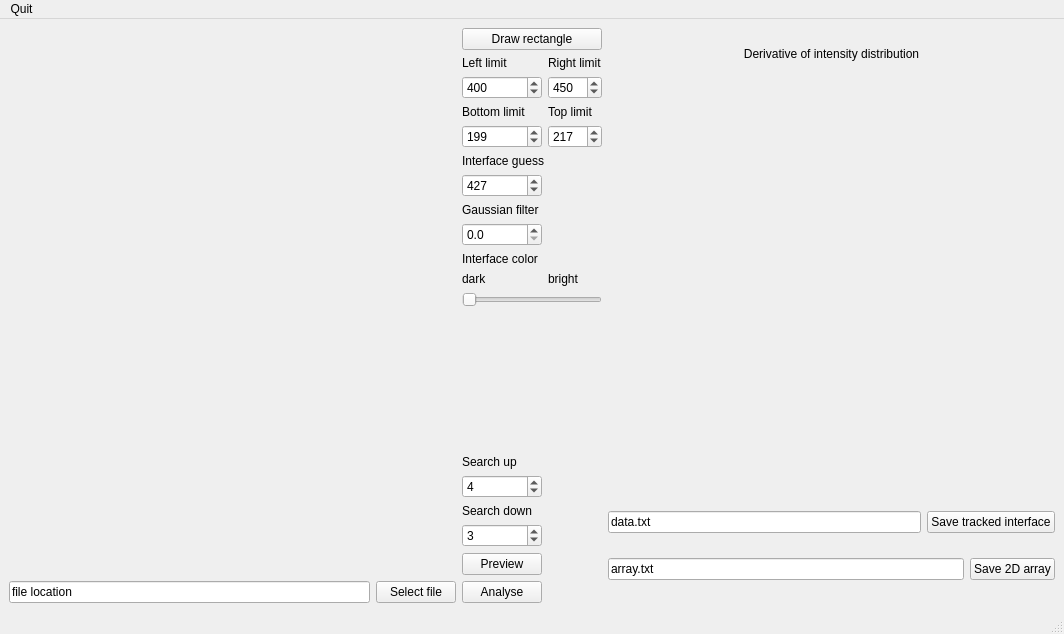
<?xml version="1.0" encoding="UTF-8"?>
<ui version="4.0">
 <class>MainWindow</class>
 <widget class="QMainWindow" name="MainWindow">
  <property name="geometry">
   <rect>
    <x>0</x>
    <y>0</y>
    <width>1064</width>
    <height>634</height>
   </rect>
  </property>
  <property name="sizePolicy">
   <sizepolicy hsizetype="Fixed" vsizetype="Fixed">
    <horstretch>0</horstretch>
    <verstretch>0</verstretch>
   </sizepolicy>
  </property>
  <property name="minimumSize">
   <size>
    <width>400</width>
    <height>400</height>
   </size>
  </property>
  <property name="windowTitle">
   <string>MainWindow</string>
  </property>
  <widget class="QWidget" name="centralwidget">
   <layout class="QHBoxLayout" name="horizontalLayout">
    <item>
     <layout class="QVBoxLayout" name="verticalLayout">
      <item>
       <widget class="QWidget" name="mplwindow" native="true">
        <property name="enabled">
         <bool>true</bool>
        </property>
        <property name="sizePolicy">
         <sizepolicy hsizetype="Expanding" vsizetype="Expanding">
          <horstretch>0</horstretch>
          <verstretch>0</verstretch>
         </sizepolicy>
        </property>
        <property name="minimumSize">
         <size>
          <width>400</width>
          <height>400</height>
         </size>
        </property>
        <property name="baseSize">
         <size>
          <width>0</width>
          <height>0</height>
         </size>
        </property>
        <layout class="QVBoxLayout" name="mplvl"/>
       </widget>
      </item>
      <item>
       <layout class="QHBoxLayout" name="horizontalLayout_2">
        <item>
         <widget class="QLineEdit" name="fileEdit">
          <property name="minimumSize">
           <size>
            <width>10</width>
            <height>0</height>
           </size>
          </property>
          <property name="inputMethodHints">
           <set>Qt::ImhNone</set>
          </property>
          <property name="text">
           <string>file location</string>
          </property>
         </widget>
        </item>
        <item>
         <widget class="QPushButton" name="fileButton">
          <property name="text">
           <string>Select file</string>
          </property>
         </widget>
        </item>
       </layout>
      </item>
     </layout>
    </item>
    <item>
     <layout class="QGridLayout" name="gridLayout">
      <item row="2" column="0">
       <widget class="QSpinBox" name="xlim_0">
        <property name="minimumSize">
         <size>
          <width>0</width>
          <height>0</height>
         </size>
        </property>
        <property name="minimum">
         <number>1</number>
        </property>
        <property name="maximum">
         <number>1000</number>
        </property>
        <property name="value">
         <number>400</number>
        </property>
       </widget>
      </item>
      <item row="5" column="0" colspan="2">
       <widget class="QLabel" name="label_7">
        <property name="text">
         <string>Interface guess</string>
        </property>
       </widget>
      </item>
      <item row="7" column="0" colspan="2">
       <widget class="QLabel" name="label_12">
        <property name="text">
         <string>Gaussian filter</string>
        </property>
       </widget>
      </item>
      <item row="1" column="1">
       <widget class="QLabel" name="label_6">
        <property name="text">
         <string>Right limit</string>
        </property>
       </widget>
      </item>
      <item row="3" column="1">
       <widget class="QLabel" name="label_5">
        <property name="text">
         <string>Top limit</string>
        </property>
       </widget>
      </item>
      <item row="4" column="0">
       <widget class="QSpinBox" name="ylim_0">
        <property name="minimum">
         <number>1</number>
        </property>
        <property name="maximum">
         <number>1000</number>
        </property>
        <property name="value">
         <number>199</number>
        </property>
       </widget>
      </item>
      <item row="14" column="0">
       <widget class="QSpinBox" name="search_up">
        <property name="minimum">
         <number>1</number>
        </property>
        <property name="value">
         <number>4</number>
        </property>
       </widget>
      </item>
      <item row="3" column="0">
       <widget class="QLabel" name="label_3">
        <property name="text">
         <string>Bottom limit</string>
        </property>
       </widget>
      </item>
      <item row="17" column="0">
       <widget class="QPushButton" name="previewButton">
        <property name="text">
         <string>Preview</string>
        </property>
       </widget>
      </item>
      <item row="15" column="0">
       <widget class="QLabel" name="label">
        <property name="text">
         <string>Search down</string>
        </property>
       </widget>
      </item>
      <item row="16" column="0">
       <widget class="QSpinBox" name="search_down">
        <property name="minimum">
         <number>1</number>
        </property>
        <property name="value">
         <number>3</number>
        </property>
       </widget>
      </item>
      <item row="1" column="0">
       <widget class="QLabel" name="label_4">
        <property name="text">
         <string>Left limit</string>
        </property>
       </widget>
      </item>
      <item row="6" column="0">
       <widget class="QSpinBox" name="pos_guess">
        <property name="minimum">
         <number>1</number>
        </property>
        <property name="maximum">
         <number>1000</number>
        </property>
        <property name="value">
         <number>427</number>
        </property>
       </widget>
      </item>
      <item row="13" column="0">
       <widget class="QLabel" name="label_2">
        <property name="text">
         <string>Search up</string>
        </property>
       </widget>
      </item>
      <item row="18" column="0">
       <widget class="QPushButton" name="analyseButton">
        <property name="text">
         <string>Analyse</string>
        </property>
       </widget>
      </item>
      <item row="12" column="0">
       <spacer name="verticalSpacer">
        <property name="orientation">
         <enum>Qt::Vertical</enum>
        </property>
        <property name="sizeHint" stdset="0">
         <size>
          <width>20</width>
          <height>40</height>
         </size>
        </property>
       </spacer>
      </item>
      <item row="10" column="0">
       <widget class="QLabel" name="label_9">
        <property name="text">
         <string>dark</string>
        </property>
       </widget>
      </item>
      <item row="10" column="1">
       <widget class="QLabel" name="label_10">
        <property name="text">
         <string>bright</string>
        </property>
       </widget>
      </item>
      <item row="9" column="0" colspan="2">
       <widget class="QLabel" name="label_8">
        <property name="text">
         <string>Interface color</string>
        </property>
       </widget>
      </item>
      <item row="2" column="1">
       <widget class="QSpinBox" name="xlim_1">
        <property name="minimumSize">
         <size>
          <width>0</width>
          <height>0</height>
         </size>
        </property>
        <property name="minimum">
         <number>1</number>
        </property>
        <property name="maximum">
         <number>1000</number>
        </property>
        <property name="value">
         <number>450</number>
        </property>
       </widget>
      </item>
      <item row="11" column="0" colspan="2">
       <widget class="QSlider" name="LightDarkSlider">
        <property name="maximum">
         <number>1</number>
        </property>
        <property name="sliderPosition">
         <number>0</number>
        </property>
        <property name="orientation">
         <enum>Qt::Horizontal</enum>
        </property>
       </widget>
      </item>
      <item row="0" column="0" colspan="2">
       <widget class="QPushButton" name="drawRectButton">
        <property name="text">
         <string>Draw rectangle</string>
        </property>
       </widget>
      </item>
      <item row="4" column="1">
       <widget class="QSpinBox" name="ylim_1">
        <property name="minimum">
         <number>1</number>
        </property>
        <property name="maximum">
         <number>1000</number>
        </property>
        <property name="value">
         <number>217</number>
        </property>
       </widget>
      </item>
      <item row="8" column="0">
       <widget class="QDoubleSpinBox" name="gaussianFilter">
        <property name="decimals">
         <number>1</number>
        </property>
        <property name="maximum">
         <double>10.000000000000000</double>
        </property>
        <property name="singleStep">
         <double>0.100000000000000</double>
        </property>
       </widget>
      </item>
     </layout>
    </item>
    <item>
     <layout class="QVBoxLayout" name="verticalLayout_2">
      <item>
       <widget class="QLabel" name="label_11">
        <property name="enabled">
         <bool>true</bool>
        </property>
        <property name="sizePolicy">
         <sizepolicy hsizetype="Minimum" vsizetype="Fixed">
          <horstretch>0</horstretch>
          <verstretch>0</verstretch>
         </sizepolicy>
        </property>
        <property name="maximumSize">
         <size>
          <width>16777215</width>
          <height>16777215</height>
         </size>
        </property>
        <property name="text">
         <string>Derivative of intensity distribution</string>
        </property>
        <property name="alignment">
         <set>Qt::AlignCenter</set>
        </property>
       </widget>
      </item>
      <item>
       <widget class="QWidget" name="mplwindow2" native="true">
        <property name="enabled">
         <bool>true</bool>
        </property>
        <property name="sizePolicy">
         <sizepolicy hsizetype="Expanding" vsizetype="Expanding">
          <horstretch>0</horstretch>
          <verstretch>0</verstretch>
         </sizepolicy>
        </property>
        <property name="minimumSize">
         <size>
          <width>400</width>
          <height>400</height>
         </size>
        </property>
        <property name="maximumSize">
         <size>
          <width>400</width>
          <height>400</height>
         </size>
        </property>
        <property name="baseSize">
         <size>
          <width>0</width>
          <height>0</height>
         </size>
        </property>
        <layout class="QVBoxLayout" name="mplvl2"/>
       </widget>
      </item>
      <item>
       <layout class="QHBoxLayout" name="horizontalLayout_4">
        <item>
         <widget class="QLineEdit" name="saveFile">
          <property name="minimumSize">
           <size>
            <width>300</width>
            <height>0</height>
           </size>
          </property>
          <property name="inputMethodHints">
           <set>Qt::ImhNone</set>
          </property>
          <property name="text">
           <string>data.txt</string>
          </property>
         </widget>
        </item>
        <item>
         <widget class="QPushButton" name="saveButton">
          <property name="text">
           <string>Save tracked interface</string>
          </property>
         </widget>
        </item>
       </layout>
      </item>
      <item>
       <layout class="QHBoxLayout" name="horizontalLayout_8">
        <item>
         <widget class="QLineEdit" name="saveArrayFile">
          <property name="minimumSize">
           <size>
            <width>300</width>
            <height>0</height>
           </size>
          </property>
          <property name="inputMethodHints">
           <set>Qt::ImhNone</set>
          </property>
          <property name="text">
           <string>array.txt</string>
          </property>
         </widget>
        </item>
        <item>
         <widget class="QPushButton" name="saveArrayButton">
          <property name="text">
           <string>Save 2D array</string>
          </property>
         </widget>
        </item>
       </layout>
      </item>
     </layout>
    </item>
   </layout>
  </widget>
  <widget class="QMenuBar" name="menubar">
   <property name="geometry">
    <rect>
     <x>0</x>
     <y>0</y>
     <width>1064</width>
     <height>21</height>
    </rect>
   </property>
   <widget class="QMenu" name="menuQuit">
    <property name="title">
     <string>Quit</string>
    </property>
    <addaction name="actionQuit"/>
   </widget>
   <addaction name="menuQuit"/>
  </widget>
  <widget class="QStatusBar" name="statusbar"/>
  <action name="actionQuit">
   <property name="text">
    <string>Quit</string>
   </property>
  </action>
 </widget>
 <resources/>
 <connections/>
</ui>
